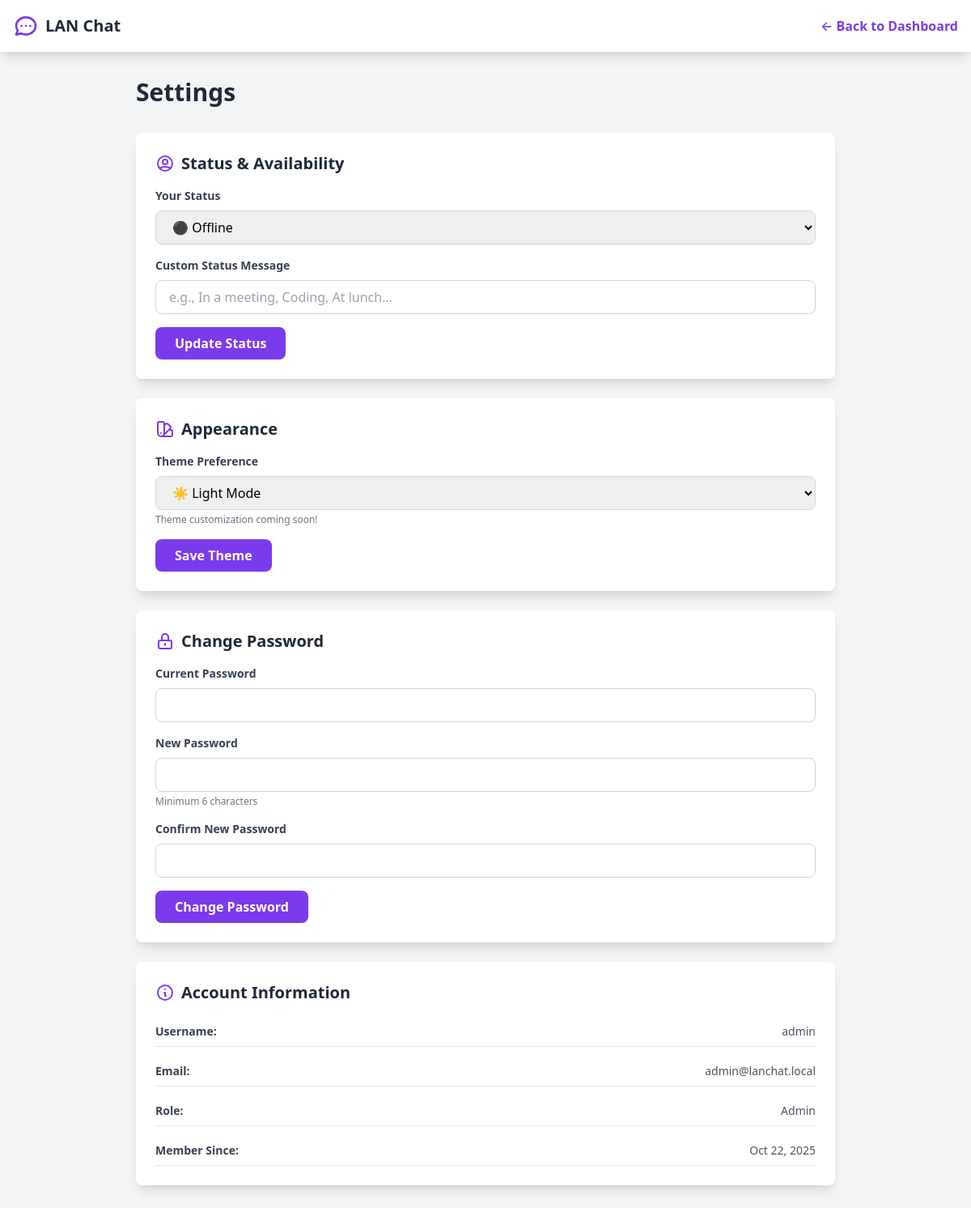
The page /settings.php (signed in) on the database its author committed.
### tables this page shows
CREATE TABLE users (
    user_id INT PRIMARY KEY AUTO_INCREMENT,
    username VARCHAR(50) UNIQUE NOT NULL,
    email VARCHAR(100) UNIQUE NOT NULL,
    password VARCHAR(255) NOT NULL,
    full_name VARCHAR(100) NOT NULL,
    profile_picture VARCHAR(255) DEFAULT 'default.png',
    role ENUM('admin', 'staff', 'student', 'user') DEFAULT 'user',
    status ENUM('online', 'offline', 'busy', 'away') DEFAULT 'offline',
    custom_status VARCHAR(100) DEFAULT NULL,
    theme_preference VARCHAR(20) DEFAULT 'light',
    last_seen TIMESTAMP DEFAULT CURRENT_TIMESTAMP,
    created_at TIMESTAMP DEFAULT CURRENT_TIMESTAMP,
    updated_at TIMESTAMP DEFAULT CURRENT_TIMESTAMP ON UPDATE CURRENT_TIMESTAMP
);

### includes/config.php (called while the page is built, shortened)
<?php
try {
    $conn = new PDO(
        "mysql:host=" . DB_HOST . ";dbname=" . DB_NAME . ";charset=utf8mb4",
        DB_USER,
        DB_PASS,
        [
            PDO::ATTR_ERRMODE => PDO::ERRMODE_EXCEPTION,
            PDO::ATTR_DEFAULT_FETCH_MODE => PDO::FETCH_ASSOC,
            PDO::ATTR_EMULATE_PREPARES => false
        ]
    );
} catch(PDOException $e) {
    die("Connection failed: " . $e->getMessage());
}
function getUserData($user_id) {
    global $conn;
    $stmt = $conn->prepare("SELECT user_id, username, email, full_name, profile_picture, role, status, custom_status, theme_preference, last_seen, created_at FROM users WHERE user_id = ?");
    $stmt->execute([$user_id]);
    return $stmt->fetch();
}
?>

### settings.php (the view, shortened to what this page needs)
<?php
require_once 'includes/config.php';
$user = getUserData($_SESSION['user_id']);
?>
<!DOCTYPE html>
<html lang="en">
<head>
    <link href="https://cdn.jsdelivr.net/npm/tailwindcss@2.2.19/dist/tailwind.min.css" rel="stylesheet">
</head>
<body class="bg-gray-100">
    <nav class="bg-white shadow-lg">
        <div class="max-w-7xl mx-auto px-4">
            <div class="flex justify-between items-center h-16">
                <div class="flex items-center space-x-4">
                    <a href="dashboard.php" class="flex items-center space-x-2">
                        <span class="text-xl font-bold text-gray-800">LAN Chat</span>
                    </a>
                </div>
                <a href="dashboard.php" class="text-purple-600 hover:text-purple-800 font-semibold">
                    ← Back to Dashboard
                </a>
            </div>
        </div>
    </nav>
    <div class="max-w-4xl mx-auto px-4 py-8">
        <h1 class="text-3xl font-bold text-gray-800 mb-8">Settings</h1>
        <div class="space-y-6">
            <div class="bg-white rounded-lg shadow-lg p-6">
                <h2 class="text-xl font-bold text-gray-800 mb-4 flex items-center">
                    <svg class="w-6 h-6 mr-2 text-purple-600" fill="none" stroke="currentColor" viewBox="0 0 24 24">
                        <path stroke-linecap="round" stroke-linejoin="round" stroke-width="2" d="M5.121 17.804A13.937 13.937 0 0112 16c2.5 0 4.847.655 6.879 1.804M15 10a3 3 0 11-6 0 3 3 0 016 0zm6 2a9 9 0 11-18 0 9 9 0 0118 0z"></path>
                    </svg>
                    Status & Availability
                </h2>
                <form method="POST">
                    <div class="space-y-4">
                        <div>
                            <label class="block text-sm font-bold text-gray-700 mb-2">
                                Your Status
                            </label>
                            <select name="status" class="w-full px-4 py-2 border border-gray-300 rounded-lg focus:outline-none focus:ring-2 focus:ring-purple-500">
                                <option value="offline" <?php echo $user['status'] === 'offline' ? 'selected' : ''; ?>>⚫ Offline</option>
                            </select>
                        </div>
                        <div>
                            <label class="block text-sm font-bold text-gray-700 mb-2">
                                Custom Status Message
                            </label>
                            <input
                                type="text"
                                name="custom_status"
                                value="<?php echo htmlspecialchars($user['custom_status'] ?? ''); ?>"
                                placeholder="e.g., In a meeting, Coding, At lunch..."
                                maxlength="100"
                                class="w-full px-4 py-2 border border-gray-300 rounded-lg focus:outline-none focus:ring-2 focus:ring-purple-500"
                            >
                        </div>
                        <button type="submit" name="update_status" class="bg-purple-600 text-white font-bold py-2 px-6 rounded-lg hover:bg-purple-700">
                            Update Status
                        </button>
                    </div>
                </form>
            </div>
            <div class="bg-white rounded-lg shadow-lg p-6">
                <h2 class="text-xl font-bold text-gray-800 mb-4 flex items-center">
                    Appearance
                </h2>
                <form method="POST">
                    <div class="space-y-4">
                        <div>
                            <label class="block text-sm font-bold text-gray-700 mb-2">
                                Theme Preference
                            </label>
                            <select name="theme_preference" class="w-full px-4 py-2 border border-gray-300 rounded-lg focus:outline-none focus:ring-2 focus:ring-purple-500">
                                <option value="light" <?php echo $user['theme_preference'] === 'light' ? 'selected' : ''; ?>>☀️ Light Mode</option>
                            </select>
                            <p class="text-xs text-gray-500 mt-1">Theme customization coming soon!</p>
                        </div>
                        <button type="submit" name="update_theme" class="bg-purple-600 text-white font-bold py-2 px-6 rounded-lg hover:bg-purple-700">
                            Save Theme
                        </button>
                    </div>
                </form>
            </div>
            <div class="bg-white rounded-lg shadow-lg p-6">
                <h2 class="text-xl font-bold text-gray-800 mb-4 flex items-center">
                    <svg class="w-6 h-6 mr-2 text-purple-600" fill="none" stroke="currentColor" viewBox="0 0 24 24">
                        <path stroke-linecap="round" stroke-linejoin="round" stroke-width="2" d="M12 15v2m-6 4h12a2 2 0 002-2v-6a2 2 0 00-2-2H6a2 2 0 00-2 2v6a2 2 0 002 2zm10-10V7a4 4 0 00-8 0v4h8z"></path>
                    </svg>
                    Change Password
                </h2>
                <form method="POST">
                    <div class="space-y-4">
                        <div>
                            <label class="block text-sm font-bold text-gray-700 mb-2">
                                Current Password
                            </label>
                            <input
                                type="password"
                                name="current_password"
                                class="w-full px-4 py-2 border border-gray-300 rounded-lg focus:outline-none focus:ring-2 focus:ring-purple-500"
                                required
                            >
                        </div>
                        <div>
                            <label class="block text-sm font-bold text-gray-700 mb-2">
                                New Password
                            </label>
                            <input
                                type="password"
                                name="new_password"
                                class="w-full px-4 py-2 border border-gray-300 rounded-lg focus:outline-none focus:ring-2 focus:ring-purple-500"
                                required
                            >
                            <p class="text-xs text-gray-500 mt-1">Minimum 6 characters</p>
                        </div>
                        <div>
                            <label class="block text-sm font-bold text-gray-700 mb-2">
                                Confirm New Password
                            </label>
                            <input
                                type="password"
                                name="confirm_password"
                                class="w-full px-4 py-2 border border-gray-300 rounded-lg focus:outline-none focus:ring-2 focus:ring-purple-500"
                                required
                            >
                        </div>
                        <button type="submit" name="change_password" class="bg-purple-600 text-white font-bold py-2 px-6 rounded-lg hover:bg-purple-700">
                            Change Password
                        </button>
                    </div>
                </form>
            </div>
            <div class="bg-white rounded-lg shadow-lg p-6">
                <h2 class="text-xl font-bold text-gray-800 mb-4 flex items-center">
                    <svg class="w-6 h-6 mr-2 text-purple-600" fill="none" stroke="currentColor" viewBox="0 0 24 24">
                        <path stroke-linecap="round" stroke-linejoin="round" stroke-width="2" d="M13 16h-1v-4h-1m1-4h.01M21 12a9 9 0 11-18 0 9 9 0 0118 0z"></path>
                    </svg>
                    Account Information
                </h2>
                <div class="space-y-3 text-sm">
                    <div class="flex justify-between py-2 border-b border-gray-200">
                        <span class="font-semibold text-gray-700">Username:</span>
                        <span class="text-gray-600"><?php echo htmlspecialchars($user['username']); ?></span>
                    </div>
                    <div class="flex justify-between py-2 border-b border-gray-200">
                        <span class="font-semibold text-gray-700">Email:</span>
                        <span class="text-gray-600"><?php echo htmlspecialchars($user['email']); ?></span>
                    </div>
                    <div class="flex justify-between py-2 border-b border-gray-200">
                        <span class="font-semibold text-gray-700">Role:</span>
                        <span class="text-gray-600"><?php echo ucfirst($user['role']); ?></span>
                    </div>
                    <div class="flex justify-between py-2 border-b border-gray-200">
                        <span class="font-semibold text-gray-700">Member Since:</span>
                        <span class="text-gray-600"><?php echo date('M d, Y', strtotime($user['created_at'])); ?></span>
                    </div>
                </div>
            </div>
        </div>
    </div>
</body>
</html>

### rows shown on the page
users: status "⚫ Offline", theme_preference "☀️ Light Mode", username "admin", email "admin@lanchat.local", role "Admin", created_at "Oct 22, 2025"
